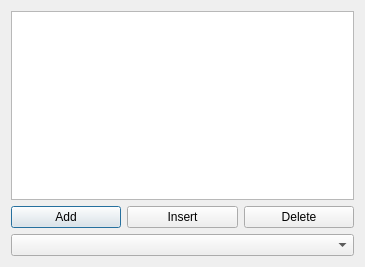
<?xml version="1.0" encoding="UTF-8"?>
<ui version="4.0">
 <class>Dialog</class>
 <widget class="QDialog" name="Dialog">
  <property name="geometry">
   <rect>
    <x>0</x>
    <y>0</y>
    <width>365</width>
    <height>267</height>
   </rect>
  </property>
  <property name="windowTitle">
   <string>Dialog</string>
  </property>
  <layout class="QVBoxLayout" name="verticalLayout">
   <item>
    <widget class="QListView" name="listView"/>
   </item>
   <item>
    <layout class="QHBoxLayout" name="horizontalLayout">
     <item>
      <widget class="QPushButton" name="pushButton">
       <property name="text">
        <string>Add</string>
       </property>
      </widget>
     </item>
     <item>
      <widget class="QPushButton" name="pushButton_2">
       <property name="text">
        <string>Insert</string>
       </property>
      </widget>
     </item>
     <item>
      <widget class="QPushButton" name="pushButton_3">
       <property name="text">
        <string>Delete</string>
       </property>
      </widget>
     </item>
    </layout>
   </item>
   <item>
    <widget class="QComboBox" name="comboBox"/>
   </item>
  </layout>
 </widget>
 <layoutdefault spacing="6" margin="11"/>
 <resources/>
 <connections/>
</ui>
